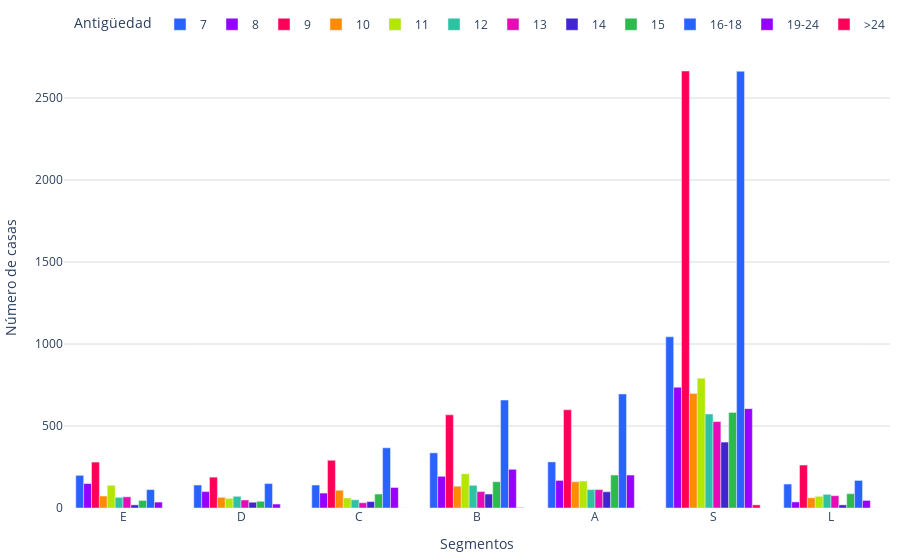

This figure's notebook cell:
### Code cell
import os
import pandas as pd
import plotly.graph_objects as go
import plotly.io as pio

colores = ['#2962ff', '#9500ff', '#ff0059', '#ff8c00', '#b4e600', '#2EC2A2','#E50CB6','#4225CF','#2CBA4D']
orden_personalizado = ['7', '8', '9', '10', '11', '12', '13','14','15','16-18','19-24','>24']
orden_segmentos=["E", "D", "C", "B","A", "S", "L", ]

def sumar_tablas(dataframes_list):
    tabla_suma = None
    for df in dataframes_list:
        #df['segmento'] = df['categoria'].str[0]
        df['segmento'] = pd.Categorical(df['segmento'], categories=orden_segmentos, ordered=True)
        df.loc[:, 'segmento'] = df['categoria'].str[0]
        tabla_actual = df.groupby(['segmento', 'antiguedad_categoria'],observed=False).size().unstack(fill_value=0)
        
        if tabla_suma is None:
            tabla_suma = tabla_actual
        else:
            tabla_suma = tabla_suma.add(tabla_actual, fill_value=0)
    
    tabla_suma = tabla_suma[orden_personalizado]
    
    print("Tabla general de frecuencia:")
    print(tabla_suma)
    
    fig = graficar_tabla(tabla_suma)
    
    # Para guardar la gráfica como archivo HTML
    guardar_grafico_como_html(fig, 'g_bar_tiempoventa', carpeta='assets/graficas')
    
    return fig

def graficar_tabla(tabla):
    segmentos = tabla.index  
    tiempo = tabla.columns
    
    fig = go.Figure()
        
    for i, tiempo_categoria in enumerate(tiempo):
        color = colores[i % len(colores)]
        fig.add_trace(go.Bar(
            x=segmentos,
            y=tabla[tiempo_categoria],
            name=tiempo_categoria,
            marker_color=color
        ))
    
    fig.update_layout(
        #title="Meses de antigüedad",
        yaxis=dict(
            title="Número de casas",
            gridcolor='#dddcda',
        ),
        xaxis=dict(title="Segmentos"),
        legend_title="Antigüedad",
        margin=dict(l=10, r=10, t=10, b=10),  # Ajusta los márgenes (left, right, top, bottom)
        barmode='group',
        legend=dict(
            orientation='h',
            yanchor='bottom',
            y=1.02,
            xanchor='right',
            x=1
        ),
        plot_bgcolor='rgba(0,0,0,0)',
    )
    
    fig.show()
    return fig

def guardar_grafico_como_html(fig, nombre_archivo, carpeta='assets/graficas'):
    if not os.path.exists(carpeta):
        os.makedirs(carpeta)

    # Configuración personalizada para la gráfica
    config = {
        'displaylogo': False,  # Ocultar el logo de Plotly
        'modeBarButtonsToRemove': [
            'toImage',       # Botón para guardar como imagen
            'select2d',      # Box select
            'lasso2d',       # Lasso select
            'resetScale2d',  # Reset Axes
        ]
    }

    # Guardar la gráfica como archivo HTML
    pio.write_html(fig, f'{carpeta}/{nombre_archivo}.html', config=config)


# Supongamos que tienes una lista de DataFrames llamada dataframes_list
fig = sumar_tablas(dataframes_list)

### Figure 1 — Plotly figure (JSON) as saved in the notebook; plotly's stock layout.template omitted (floating-point values rounded to 4 significant figures)
{"data": [{"marker": {"color": "#2962ff"}, "name": "7", "type": "bar", "x": ["E", "D", "C", "B", "A", "S", "L"], "y": [199, 140, 140, 336, 281, 1044, 146]}, {"marker": {"color": "#9500ff"}, "name": "8", "type": "bar", "x": ["E", "D", "C", "B", "A", "S", "L"], "y": [149, 100, 91, 193, 168, 736, 37]}, {"marker": {"color": "#ff0059"}, "name": "9", "type": "bar", "x": ["E", "D", "C", "B", "A", "S", "L"], "y": [280, 188, 291, 568, 599, 2665, 262]}, {"marker": {"color": "#ff8c00"}, "name": "10", "type": "bar", "x": ["E", "D", "C", "B", "A", "S", "L"], "y": [73, 65, 108, 133, 160, 698, 62]}, {"marker": {"color": "#b4e600"}, "name": "11", "type": "bar", "x": ["E", "D", "C", "B", "A", "S", "L"], "y": [138, 58, 61, 208, 164, 791, 71]}, {"marker": {"color": "#2EC2A2"}, "name": "12", "type": "bar", "x": ["E", "D", "C", "B", "A", "S", "L"], "y": [65, 71, 50, 138, 112, 573, 83]}, {"marker": {"color": "#E50CB6"}, "name": "13", "type": "bar", "x": ["E", "D", "C", "B", "A", "S", "L"], "y": [68, 49, 32, 100, 112, 527, 75]}, {"marker": {"color": "#4225CF"}, "name": "14", "type": "bar", "x": ["E", "D", "C", "B", "A", "S", "L"], "y": [19, 35, 39, 85, 99, 402, 19]}, {"marker": {"color": "#2CBA4D"}, "name": "15", "type": "bar", "x": ["E", "D", "C", "B", "A", "S", "L"], "y": [46, 41, 85, 160, 201, 583, 87]}, {"marker": {"color": "#2962ff"}, "name": "16-18", "type": "bar", "x": ["E", "D", "C", "B", "A", "S", "L"], "y": [112, 149, 367, 658, 695, 2663, 168]}, {"marker": {"color": "#9500ff"}, "name": "19-24", "type": "bar", "x": ["E", "D", "C", "B", "A", "S", "L"], "y": [36, 24, 125, 236, 201, 606, 46]}, {"marker": {"color": "#ff0059"}, "name": ">24", "type": "bar", "x": ["E", "D", "C", "B", "A", "S", "L"], "y": [0, 0, 0, 2, 0, 19, 0]}], "layout": {"barmode": "group", "legend": {"orientation": "h", "title": {"text": "Antigüedad"}, "x": 1, "xanchor": "right", "y": 1.02, "yanchor": "bottom"}, "margin": {"b": 10, "l": 10, "r": 10, "t": 10}, "plot_bgcolor": "rgba(0,0,0,0)", "xaxis": {"title": {"text": "Segmentos"}}, "yaxis": {"gridcolor": "#dddcda", "title": {"text": "Número de casas"}}}}
